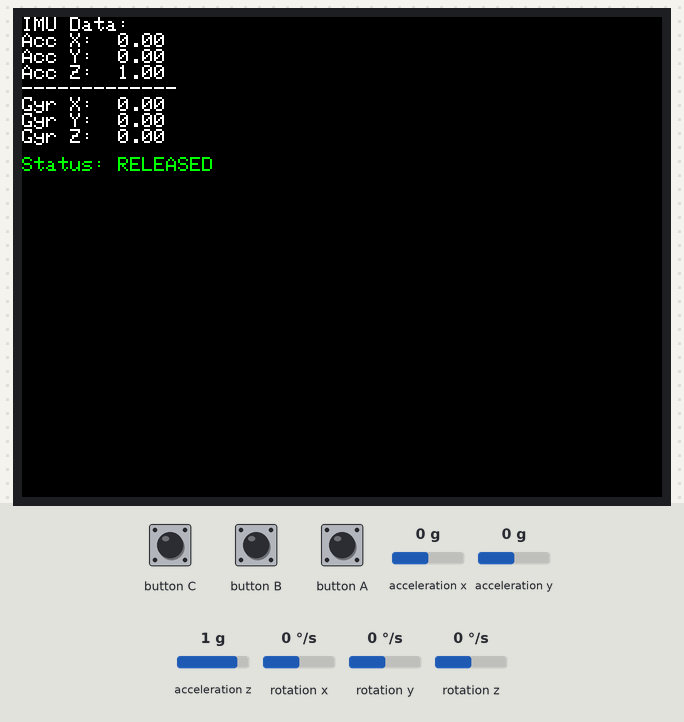
A program run on a simulated ESP32. Parts: 320×240 colour display. The inputs (shaded band) are chosen by the test bench; at power-on: acceleration x 0 g, acceleration y 0 g, acceleration z 1 g, rotation x 0 °/s, rotation y 0 °/s, rotation z 0 °/s.

Above: at 1.4 s.
1.5 s: acceleration x set to -1.4 g
3.0 s: button A pressed for 0.15 s
At 3.6 s:
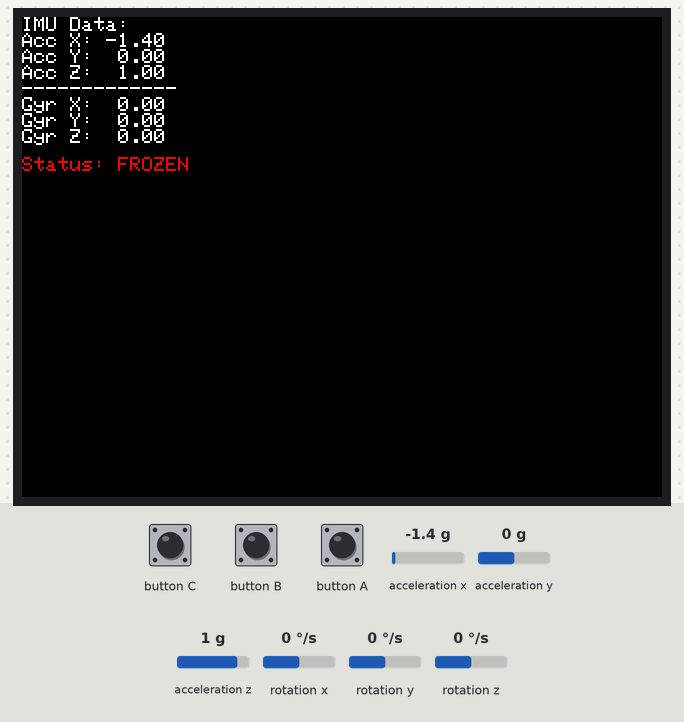
4.6 s: button A pressed for 1 s
At 5.3 s:
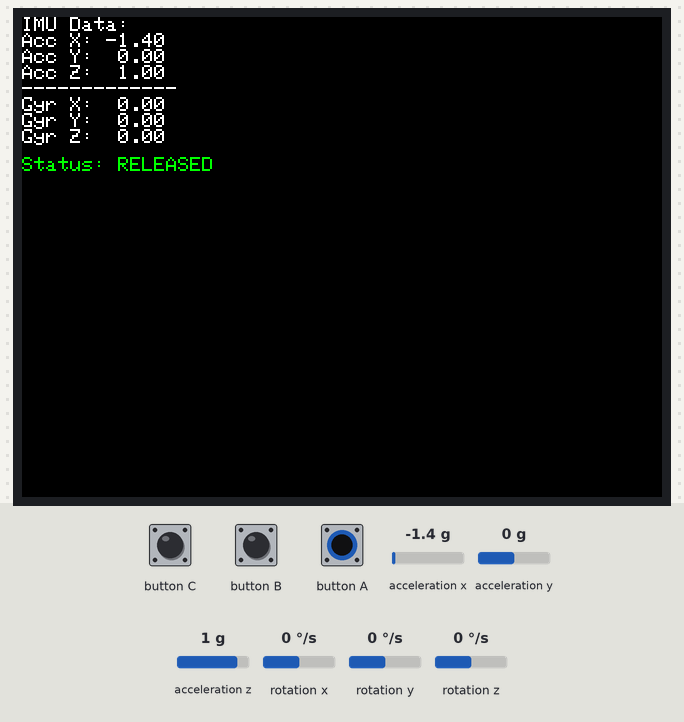
7.1 s: acceleration y set to -1.4 g
At 7.7 s:
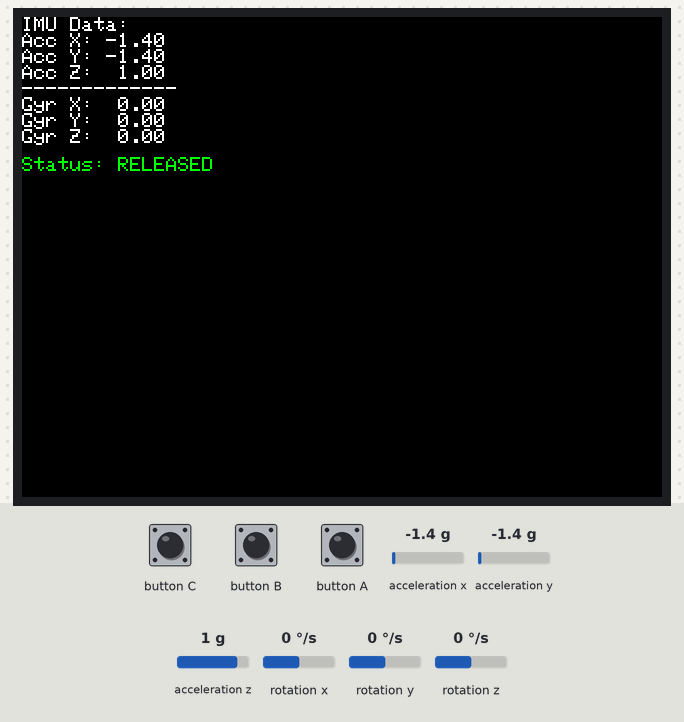
8.6 s: acceleration z set to -1.4 g
10.1 s: rotation x set to -192 °/s
At 10.7 s:
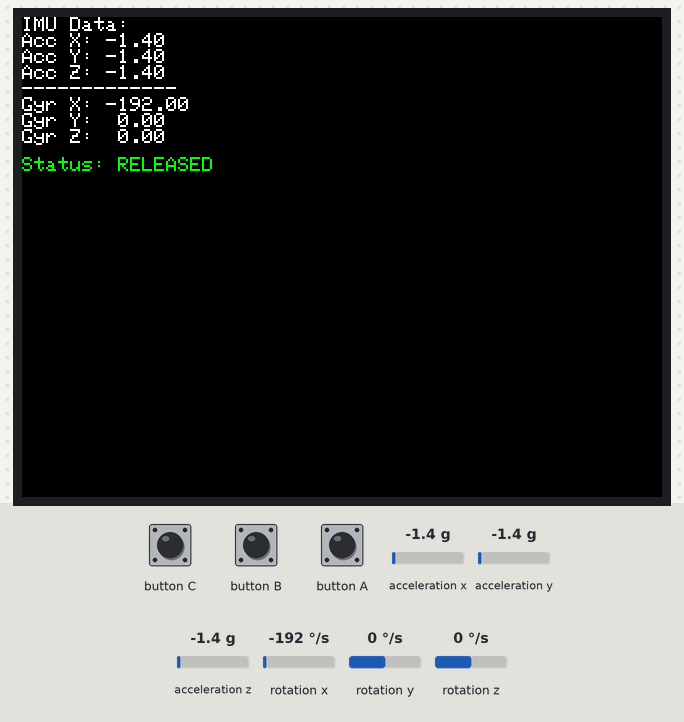
Timing chart, 0 to 12.7 s (numbered marks = the images above; inputs shaded):
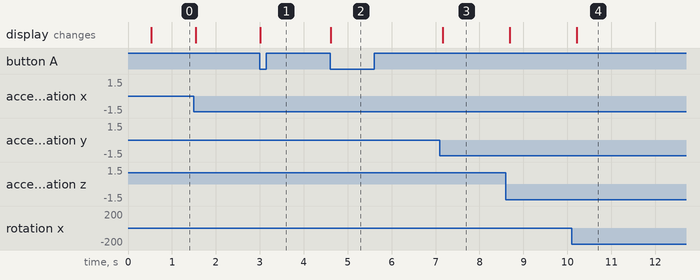

The program:

main.cpp
```cpp
#include <M5Unified.h>

void setup() {
    auto cfg = M5.config();
    cfg.internal_imu = true; // Use internal IMU
    M5.begin(cfg);

    M5.Display.setRotation(3);
    M5.Display.fillScreen(BLACK);
    M5.Display.setTextColor(WHITE, BLACK);
    M5.Display.setTextSize(1);
}

void loop() {
    M5.update(); // Update button states

    static bool isPaused = false;
    static unsigned long lastUpdate = 0;

    if (M5.BtnA.wasPressed()) {
        isPaused = !isPaused;
        // Update only the status line immediately when button is pressed
        M5.Display.setCursor(0, 70); // Position for the bottom status line
        M5.Display.setTextColor(isPaused ? RED : GREEN, BLACK);
        M5.Display.printf("Status: %s", isPaused ? "FROZEN  " : "RELEASED");
        M5.Display.setTextColor(WHITE, BLACK); // Reset color
    }

    if (!isPaused && (millis() - lastUpdate > 500)) {
        lastUpdate = millis();

        float accX, accY, accZ;
        float gyroX, gyroY, gyroZ;

        M5.Imu.getAccel(&accX, &accY, &accZ);
        M5.Imu.getGyro(&gyroX, &gyroY, &gyroZ);

        M5.Display.setCursor(0, 0);
        M5.Display.println("IMU Data:");

        M5.Display.printf("Acc X: %5.2f\n", accX);
        M5.Display.printf("Acc Y: %5.2f\n", accY);
        M5.Display.printf("Acc Z: %5.2f\n", accZ);

        M5.Display.println("-------------");

        M5.Display.printf("Gyr X: %5.2f\n", gyroX);
        M5.Display.printf("Gyr Y: %5.2f\n", gyroY);
        M5.Display.printf("Gyr Z: %5.2f\n", gyroZ);

        // Ensure status line is visible during refresh
        M5.Display.setCursor(0, 70);
        M5.Display.setTextColor(GREEN, BLACK);
        M5.Display.print("Status: RELEASED");
        M5.Display.setTextColor(WHITE, BLACK);
    }

    delay(10);
}
```

Measured:
- after the input at 3.0 s, the display: changes at once (image 1)
- after the input at 4.6 s, the display: changes at once (image 2)
- after the input at 7.1 s, the display: changes after 0.06 s (image 3)
- after the input at 10.1 s, the display: changes after 0.12 s (image 4)
